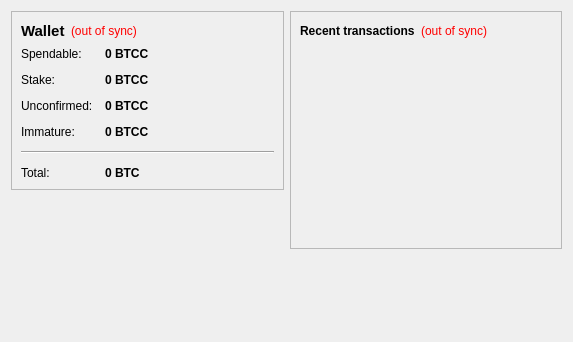
<?xml version="1.0" encoding="UTF-8"?>
<ui version="4.0">
 <class>OverviewPage</class>
 <widget class="QWidget" name="OverviewPage">
  <property name="geometry">
   <rect>
    <x>0</x>
    <y>0</y>
    <width>573</width>
    <height>342</height>
   </rect>
  </property>
  <property name="windowTitle">
   <string>Form</string>
  </property>
  <layout class="QHBoxLayout" name="horizontalLayout" stretch="1,1">
   <item>
    <layout class="QVBoxLayout" name="verticalLayout_2">
     <item>
      <widget class="QFrame" name="frame">
       <property name="frameShape">
        <enum>QFrame::StyledPanel</enum>
       </property>
       <property name="frameShadow">
        <enum>QFrame::Raised</enum>
       </property>
       <layout class="QVBoxLayout" name="verticalLayout_4">
        <item>
         <layout class="QHBoxLayout" name="horizontalLayout_4">
          <item>
           <widget class="QLabel" name="label_5">
            <property name="font">
             <font>
              <pointsize>11</pointsize>
              <weight>75</weight>
              <bold>true</bold>
             </font>
            </property>
            <property name="text">
             <string>Wallet</string>
            </property>
           </widget>
          </item>
          <item>
           <widget class="QLabel" name="labelWalletStatus">
            <property name="toolTip">
             <string>The displayed information may be out of date. Your wallet automatically synchronizes with the bitcoincure network after a connection is established, but this process has not completed yet.</string>
            </property>
            <property name="styleSheet">
             <string notr="true">QLabel { color: red; }</string>
            </property>
            <property name="text">
             <string notr="true">(out of sync)</string>
            </property>
            <property name="alignment">
             <set>Qt::AlignLeading|Qt::AlignLeft|Qt::AlignVCenter</set>
            </property>
           </widget>
          </item>
          <item>
           <spacer name="horizontalSpacer_2">
            <property name="orientation">
             <enum>Qt::Horizontal</enum>
            </property>
            <property name="sizeHint" stdset="0">
             <size>
              <width>40</width>
              <height>20</height>
             </size>
            </property>
           </spacer>
          </item>
         </layout>
        </item>
        <item>
         <layout class="QFormLayout" name="formLayout_2">
          <property name="fieldGrowthPolicy">
           <enum>QFormLayout::AllNonFixedFieldsGrow</enum>
          </property>
          <property name="horizontalSpacing">
           <number>12</number>
          </property>
          <property name="verticalSpacing">
           <number>12</number>
          </property>
          <item row="0" column="0">
           <widget class="QLabel" name="label">
            <property name="text">
             <string>Spendable:</string>
            </property>
           </widget>
          </item>
          <item row="0" column="1">
           <widget class="QLabel" name="labelBalance">
            <property name="font">
             <font>
              <weight>75</weight>
              <bold>true</bold>
             </font>
            </property>
            <property name="cursor">
             <cursorShape>IBeamCursor</cursorShape>
            </property>
            <property name="toolTip">
             <string>Your current spendable balance</string>
            </property>
            <property name="text">
             <string notr="true">0 BTCC</string>
            </property>
            <property name="textInteractionFlags">
             <set>Qt::LinksAccessibleByMouse|Qt::TextSelectableByKeyboard|Qt::TextSelectableByMouse</set>
            </property>
           </widget>
          </item>
          <item row="1" column="0">
           <widget class="QLabel" name="label_6">
            <property name="text">
             <string>Stake:</string>
            </property>
           </widget>
          </item>
          <item row="1" column="1">
           <widget class="QLabel" name="labelStake">
            <property name="font">
             <font>
              <weight>75</weight>
              <bold>true</bold>
             </font>
            </property>
            <property name="cursor">
             <cursorShape>IBeamCursor</cursorShape>
            </property>
            <property name="toolTip">
             <string>Total of coins that was staked, and do not yet count toward the current balance</string>
            </property>
            <property name="text">
             <string notr="true">0 BTCC</string>
            </property>
            <property name="textInteractionFlags">
             <set>Qt::LinksAccessibleByMouse|Qt::TextSelectableByKeyboard|Qt::TextSelectableByMouse</set>
            </property>
           </widget>
          </item>
          <item row="2" column="0">
           <widget class="QLabel" name="label_3">
            <property name="text">
             <string>Unconfirmed:</string>
            </property>
           </widget>
          </item>
          <item row="2" column="1">
           <widget class="QLabel" name="labelUnconfirmed">
            <property name="font">
             <font>
              <weight>75</weight>
              <bold>true</bold>
             </font>
            </property>
            <property name="cursor">
             <cursorShape>IBeamCursor</cursorShape>
            </property>
            <property name="toolTip">
             <string>Total of transactions that have yet to be confirmed, and do not yet count toward the current balance</string>
            </property>
            <property name="text">
             <string notr="true">0 BTCC</string>
            </property>
            <property name="textInteractionFlags">
             <set>Qt::LinksAccessibleByMouse|Qt::TextSelectableByKeyboard|Qt::TextSelectableByMouse</set>
            </property>
           </widget>
          </item>
          <item row="3" column="0">
           <widget class="QLabel" name="labelImmatureText">
            <property name="text">
             <string>Immature:</string>
            </property>
           </widget>
          </item>
          <item row="3" column="1">
           <widget class="QLabel" name="labelImmature">
            <property name="font">
             <font>
              <weight>75</weight>
              <bold>true</bold>
             </font>
            </property>
            <property name="toolTip">
             <string>Mined balance that has not yet matured</string>
            </property>
            <property name="text">
             <string notr="true">0 BTCC</string>
            </property>
            <property name="textInteractionFlags">
             <set>Qt::LinksAccessibleByMouse|Qt::TextSelectableByKeyboard|Qt::TextSelectableByMouse</set>
            </property>
           </widget>
          </item>
          <item row="4" column="0" colspan="2">
           <widget class="Line" name="line">
            <property name="orientation">
             <enum>Qt::Horizontal</enum>
            </property>
           </widget>
          </item>
          <item row="5" column="0">
           <widget class="QLabel" name="labelTotalText">
            <property name="text">
             <string>Total:</string>
            </property>
           </widget>
          </item>
          <item row="5" column="1">
           <widget class="QLabel" name="labelTotal">
            <property name="font">
             <font>
              <weight>75</weight>
              <bold>true</bold>
             </font>
            </property>
            <property name="cursor">
             <cursorShape>IBeamCursor</cursorShape>
            </property>
            <property name="toolTip">
             <string>Your current total balance</string>
            </property>
            <property name="text">
             <string notr="true">0 BTC</string>
            </property>
            <property name="textInteractionFlags">
             <set>Qt::LinksAccessibleByMouse|Qt::TextSelectableByKeyboard|Qt::TextSelectableByMouse</set>
            </property>
           </widget>
          </item>
         </layout>
        </item>
       </layout>
      </widget>
     </item>
     <item>
      <spacer name="verticalSpacer">
       <property name="orientation">
        <enum>Qt::Vertical</enum>
       </property>
       <property name="sizeHint" stdset="0">
        <size>
         <width>20</width>
         <height>40</height>
        </size>
       </property>
      </spacer>
     </item>
    </layout>
   </item>
   <item>
    <layout class="QVBoxLayout" name="verticalLayout_3">
     <item>
      <widget class="QFrame" name="frame_2">
       <property name="frameShape">
        <enum>QFrame::StyledPanel</enum>
       </property>
       <property name="frameShadow">
        <enum>QFrame::Raised</enum>
       </property>
       <layout class="QVBoxLayout" name="verticalLayout">
        <item>
         <layout class="QHBoxLayout" name="horizontalLayout_2">
          <item>
           <widget class="QLabel" name="label_4">
            <property name="text">
             <string>&lt;b&gt;Recent transactions&lt;/b&gt;</string>
            </property>
           </widget>
          </item>
          <item>
           <widget class="QLabel" name="labelTransactionsStatus">
            <property name="toolTip">
             <string>The displayed information may be out of date. Your wallet automatically synchronizes with the bitcoincure network after a connection is established, but this process has not completed yet.</string>
            </property>
            <property name="styleSheet">
             <string notr="true">QLabel { color: red; }</string>
            </property>
            <property name="text">
             <string notr="true">(out of sync)</string>
            </property>
            <property name="alignment">
             <set>Qt::AlignRight|Qt::AlignTrailing|Qt::AlignVCenter</set>
            </property>
           </widget>
          </item>
          <item>
           <spacer name="horizontalSpacer">
            <property name="orientation">
             <enum>Qt::Horizontal</enum>
            </property>
            <property name="sizeHint" stdset="0">
             <size>
              <width>40</width>
              <height>20</height>
             </size>
            </property>
           </spacer>
          </item>
         </layout>
        </item>
        <item>
         <widget class="QListView" name="listTransactions">
          <property name="styleSheet">
           <string notr="true">QListView { background: transparent; }</string>
          </property>
          <property name="frameShape">
           <enum>QFrame::NoFrame</enum>
          </property>
          <property name="verticalScrollBarPolicy">
           <enum>Qt::ScrollBarAlwaysOff</enum>
          </property>
          <property name="horizontalScrollBarPolicy">
           <enum>Qt::ScrollBarAlwaysOff</enum>
          </property>
          <property name="selectionMode">
           <enum>QAbstractItemView::NoSelection</enum>
          </property>
         </widget>
        </item>
       </layout>
      </widget>
     </item>
     <item>
      <spacer name="verticalSpacer_2">
       <property name="orientation">
        <enum>Qt::Vertical</enum>
       </property>
       <property name="sizeHint" stdset="0">
        <size>
         <width>20</width>
         <height>40</height>
        </size>
       </property>
      </spacer>
     </item>
    </layout>
   </item>
  </layout>
 </widget>
 <resources/>
 <connections/>
</ui>
